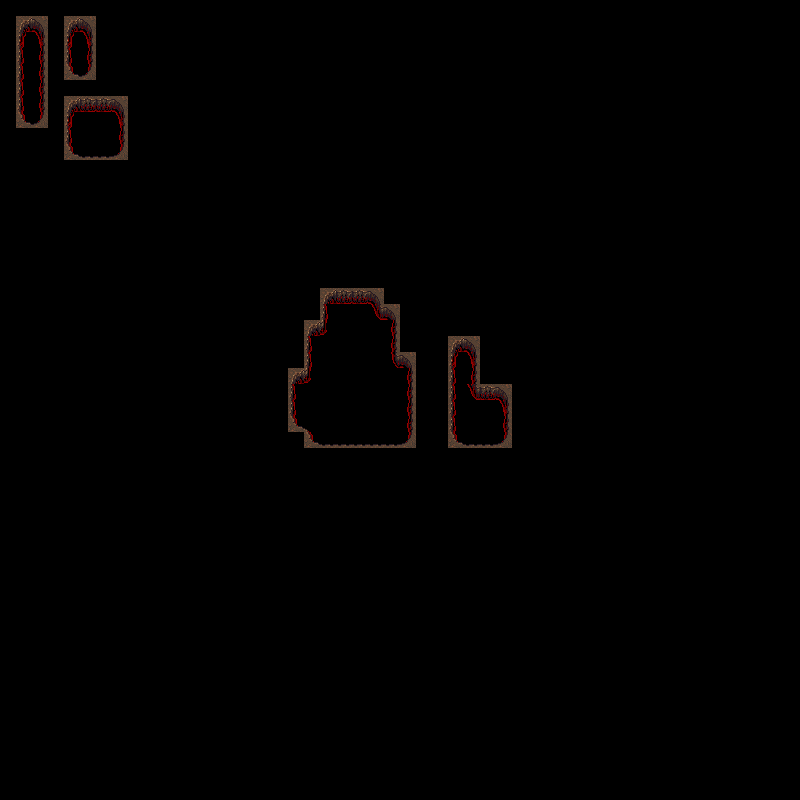

Below is a game level as drawn by its tile map, then a one-line description and the .tmx file that defines it, in full:
An orthogonal 50x50 tile map with 16x16 px tiles, 1 tile layer (Tile Layer 1).

<map version="1.4" tiledversion="1.4.2" orientation="orthogonal" renderorder="right-down" width="50" height="50" tilewidth="16" tileheight="16" infinite="0" nextlayerid="2" nextobjectid="1">
 <tileset firstgid="1" source="Cave.tsx" />
 <layer id="1" name="Tile Layer 1" width="50" height="50">
  <data encoding="csv">
0,0,0,0,0,0,0,0,0,0,0,0,0,0,0,0,0,0,0,0,0,0,0,0,0,0,0,0,0,0,0,0,0,0,0,0,0,0,0,0,0,0,0,0,0,0,0,0,0,0,
0,242,241,0,242,241,0,0,0,0,0,0,0,0,0,0,0,0,0,0,0,0,0,0,0,0,0,0,0,0,0,0,0,0,0,0,0,0,0,0,0,0,0,0,0,0,0,0,0,0,
0,274,273,0,274,273,0,0,0,0,0,0,0,0,0,0,0,0,0,0,0,0,0,0,0,0,0,0,0,0,0,0,0,0,0,0,0,0,0,0,0,0,0,0,0,0,0,0,0,0,
0,195,193,0,195,193,0,0,0,0,0,0,0,0,0,0,0,0,0,0,0,0,0,0,0,0,0,0,0,0,0,0,0,0,0,0,0,0,0,0,0,0,0,0,0,0,0,0,0,0,
0,195,193,0,226,225,0,0,0,0,0,0,0,0,0,0,0,0,0,0,0,0,0,0,0,0,0,0,0,0,0,0,0,0,0,0,0,0,0,0,0,0,0,0,0,0,0,0,0,0,
0,195,193,0,0,0,0,0,0,0,0,0,0,0,0,0,0,0,0,0,0,0,0,0,0,0,0,0,0,0,0,0,0,0,0,0,0,0,0,0,0,0,0,0,0,0,0,0,0,0,
0,195,193,0,242,210,210,241,0,0,0,0,0,0,0,0,0,0,0,0,0,0,0,0,0,0,0,0,0,0,0,0,0,0,0,0,0,0,0,0,0,0,0,0,0,0,0,0,0,0,
0,226,225,0,274,163,163,273,0,0,0,0,0,0,0,0,0,0,0,0,0,0,0,0,0,0,0,0,0,0,0,0,0,0,0,0,0,0,0,0,0,0,0,0,0,0,0,0,0,0,
0,0,0,0,195,163,163,193,0,0,0,0,0,0,0,0,0,0,0,0,0,0,0,0,0,0,0,0,0,0,0,0,0,0,0,0,0,0,0,0,0,0,0,0,0,0,0,0,0,0,
0,0,0,0,226,178,178,225,0,0,0,0,0,0,0,0,0,0,0,0,0,0,0,0,0,0,0,0,0,0,0,0,0,0,0,0,0,0,0,0,0,0,0,0,0,0,0,0,0,0,
0,0,0,0,0,0,0,0,0,0,0,0,0,0,0,0,0,0,0,0,0,0,0,0,0,0,0,0,0,0,0,0,0,0,0,0,0,0,0,0,0,0,0,0,0,0,0,0,0,0,
0,0,0,0,0,0,0,0,0,0,0,0,0,0,0,0,0,0,0,0,0,0,0,0,0,0,0,0,0,0,0,0,0,0,0,0,0,0,0,0,0,0,0,0,0,0,0,0,0,0,
0,0,0,0,0,0,0,0,0,0,0,0,0,0,0,0,0,0,0,0,0,0,0,0,0,0,0,0,0,0,0,0,0,0,0,0,0,0,0,0,0,0,0,0,0,0,0,0,0,0,
0,0,0,0,0,0,0,0,0,0,0,0,0,0,0,0,0,0,0,0,0,0,0,0,0,0,0,0,0,0,0,0,0,0,0,0,0,0,0,0,0,0,0,0,0,0,0,0,0,0,
0,0,0,0,0,0,0,0,0,0,0,0,0,0,0,0,0,0,0,0,0,0,0,0,0,0,0,0,0,0,0,0,0,0,0,0,0,0,0,0,0,0,0,0,0,0,0,0,0,0,
0,0,0,0,0,0,0,0,0,0,0,0,0,0,0,0,0,0,0,0,0,0,0,0,0,0,0,0,0,0,0,0,0,0,0,0,0,0,0,0,0,0,0,0,0,0,0,0,0,0,
0,0,0,0,0,0,0,0,0,0,0,0,0,0,0,0,0,0,0,0,0,0,0,0,0,0,0,163,0,0,0,0,0,0,0,0,0,0,0,0,0,0,0,0,0,0,0,0,0,0,
0,0,0,0,0,0,0,0,0,0,0,0,0,0,0,0,163,163,163,163,163,163,163,163,163,163,163,163,0,0,0,0,0,0,0,0,0,0,0,0,0,0,0,0,0,0,0,0,0,0,
0,0,0,0,0,0,0,0,0,0,0,0,0,0,0,0,163,163,163,163,242,210,210,241,163,163,163,163,0,0,0,0,0,0,0,0,0,0,0,0,0,0,0,0,0,0,0,0,0,0,
0,0,0,0,0,0,0,0,0,0,0,0,0,0,0,0,0,163,163,163,195,0,0,257,241,163,163,163,0,0,0,0,0,0,0,0,0,0,0,0,0,0,0,0,0,0,0,0,0,0,
0,0,0,0,0,0,0,0,0,0,0,0,0,0,0,0,0,163,163,242,211,0,0,0,193,163,163,163,0,0,0,0,0,0,0,0,0,0,0,0,0,0,0,0,0,0,0,0,0,0,
0,0,0,0,0,0,0,0,0,0,0,0,0,0,0,0,0,163,163,195,0,0,0,0,193,163,163,163,242,241,0,0,0,0,0,0,0,0,0,0,0,0,0,0,0,0,0,0,0,0,
0,0,0,0,0,0,0,0,0,0,0,0,0,0,0,0,0,163,163,195,0,0,0,0,209,241,163,163,274,273,0,0,0,0,0,0,0,0,0,0,0,0,0,0,0,0,0,0,0,0,
0,0,0,0,0,0,0,0,0,0,0,0,0,0,0,0,0,163,242,211,0,0,0,0,0,193,163,163,195,193,0,0,0,0,0,0,0,0,0,0,0,0,0,0,0,0,0,0,0,0,
0,0,0,0,0,0,0,0,0,0,0,0,0,0,0,0,0,163,195,0,0,0,0,0,0,193,163,163,195,257,210,241,0,0,0,0,0,0,0,0,0,0,0,0,0,0,0,0,0,0,
0,0,0,0,0,0,0,0,0,0,0,0,0,0,0,0,0,163,195,0,0,0,0,0,0,193,163,163,195,163,0,273,0,0,0,0,0,0,0,0,0,0,0,0,0,0,0,0,0,0,
0,0,0,0,0,0,0,0,0,0,0,0,0,0,0,0,0,163,226,179,0,0,0,0,0,193,163,163,195,163,0,193,0,0,0,0,0,0,0,0,0,0,0,0,0,0,0,0,0,0,
0,0,0,0,0,0,0,0,0,0,0,0,0,0,0,0,0,163,163,226,178,178,178,178,178,225,163,163,226,178,178,225,0,0,0,0,0,0,0,0,0,0,0,0,0,0,0,0,0,0,
0,0,0,0,0,0,0,0,0,0,0,0,0,0,0,0,0,163,163,163,163,163,163,163,163,163,163,163,163,163,0,0,0,0,0,0,0,0,0,0,0,0,0,0,0,0,0,0,0,0,
0,0,0,0,0,0,0,0,0,0,0,0,0,0,0,0,0,163,163,163,163,163,163,163,163,163,163,163,163,163,0,0,0,0,0,0,0,0,0,0,0,0,0,0,0,0,0,0,0,0,
0,0,0,0,0,0,0,0,0,0,0,0,0,0,0,0,0,0,0,0,0,0,0,0,0,0,0,0,163,0,0,0,0,0,0,0,0,0,0,0,0,0,0,0,0,0,0,0,0,0,
0,0,0,0,0,0,0,0,0,0,0,0,0,0,0,0,0,0,0,0,0,0,0,0,0,0,0,0,0,0,0,0,0,0,0,0,0,0,0,0,0,0,0,0,0,0,0,0,0,0,
0,0,0,0,0,0,0,0,0,0,0,0,0,0,0,0,0,0,0,0,0,0,0,0,0,0,0,0,0,0,0,0,0,0,0,0,0,0,0,0,0,0,0,0,0,0,0,0,0,0,
0,0,0,0,0,0,0,0,0,0,0,0,0,0,0,0,0,0,0,0,0,0,0,0,0,0,0,0,0,0,0,0,0,0,0,0,0,0,0,0,0,0,0,0,0,0,0,0,0,0,
0,0,0,0,0,0,0,0,0,0,0,0,0,0,0,0,0,0,0,0,0,0,0,0,0,0,0,0,0,0,0,0,0,0,0,0,0,0,0,0,0,0,0,0,0,0,0,0,0,0,
0,0,0,0,0,0,0,0,0,0,0,0,0,0,0,0,0,0,0,0,0,0,0,0,0,0,0,0,0,0,0,0,0,0,0,0,0,0,0,0,0,0,0,0,0,0,0,0,0,0,
0,0,0,0,0,0,0,0,0,0,0,0,0,0,0,0,0,0,0,0,0,0,0,0,0,0,0,0,0,0,0,0,0,0,0,0,0,0,0,0,0,0,0,0,0,0,0,0,0,0,
0,0,0,0,0,0,0,0,0,0,0,0,0,0,0,0,0,0,0,0,0,0,0,0,0,0,0,0,0,0,0,0,0,0,0,0,0,0,0,0,0,0,0,0,0,0,0,0,0,0,
0,0,0,0,0,0,0,0,0,0,0,0,0,0,0,0,0,0,0,0,0,0,0,0,0,0,0,0,0,0,0,0,0,0,0,0,0,0,0,0,0,0,0,0,0,0,0,0,0,0,
0,0,0,0,0,0,0,0,0,0,0,0,0,0,0,0,0,0,0,0,0,0,0,0,0,0,0,0,0,0,0,0,0,0,0,0,0,0,0,0,0,0,0,0,0,0,0,0,0,0,
0,0,0,0,0,0,0,0,0,0,0,0,0,0,0,0,0,0,0,0,0,0,0,0,0,0,0,0,0,0,0,0,0,0,0,0,0,0,0,0,0,0,0,0,0,0,0,0,0,0,
0,0,0,0,0,0,0,0,0,0,0,0,0,0,0,0,0,0,0,0,0,0,0,0,0,0,0,0,0,0,0,0,0,0,0,0,0,0,0,0,0,0,0,0,0,0,0,0,0,0,
0,0,0,0,0,0,0,0,0,0,0,0,0,0,0,0,0,0,0,0,0,0,0,0,0,0,0,0,0,0,0,0,0,0,0,0,0,0,0,0,0,0,0,0,0,0,0,0,0,0,
0,0,0,0,0,0,0,0,0,0,0,0,0,0,0,0,0,0,0,0,0,0,0,0,0,0,0,0,0,0,0,0,0,0,0,0,0,0,0,0,0,0,0,0,0,0,0,0,0,0,
0,0,0,0,0,0,0,0,0,0,0,0,0,0,0,0,0,0,0,0,0,0,0,0,0,0,0,0,0,0,0,0,0,0,0,0,0,0,0,0,0,0,0,0,0,0,0,0,0,0,
0,0,0,0,0,0,0,0,0,0,0,0,0,0,0,0,0,0,0,0,0,0,0,0,0,0,0,0,0,0,0,0,0,0,0,0,0,0,0,0,0,0,0,0,0,0,0,0,0,0,
0,0,0,0,0,0,0,0,0,0,0,0,0,0,0,0,0,0,0,0,0,0,0,0,0,0,0,0,0,0,0,0,0,0,0,0,0,0,0,0,0,0,0,0,0,0,0,0,0,0,
0,0,0,0,0,0,0,0,0,0,0,0,0,0,0,0,0,0,0,0,0,0,0,0,0,0,0,0,0,0,0,0,0,0,0,0,0,0,0,0,0,0,0,0,0,0,0,0,0,0,
0,0,0,0,0,0,0,0,0,0,0,0,0,0,0,0,0,0,0,0,0,0,0,0,0,0,0,0,0,0,0,0,0,0,0,0,0,0,0,0,0,0,0,0,0,0,0,0,0,0,
0,0,0,0,0,0,0,0,0,0,0,0,0,0,0,0,0,0,0,0,0,0,0,0,0,0,0,0,0,0,0,0,0,0,0,0,0,0,0,0,0,0,0,0,0,0,0,0,0,0
</data>
 </layer>
</map>
